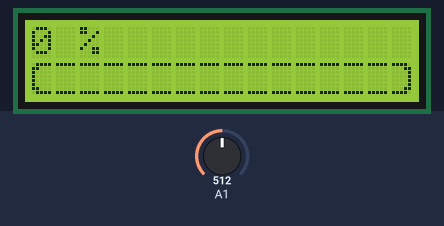
A sketch run on a simulated Arduino Uno, built with avr-gcc and run on an emulated ATmega328P. On the bench: 16×2 character LCD. The test bench sets the inputs (shaded band); at power-on: A1 = 512.

Above: at 2.3 s.
2.4 s: A1 set to 122
At 4.0 s:
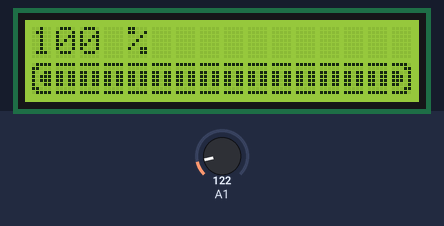
4.6 s: A1 set to 306
At 5.8 s:
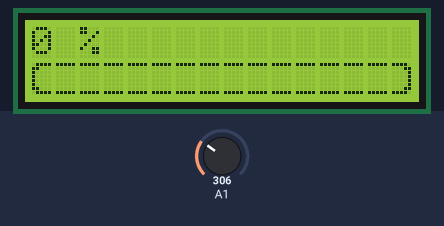
6.6 s: A1 set to 0
At 7.6 s:
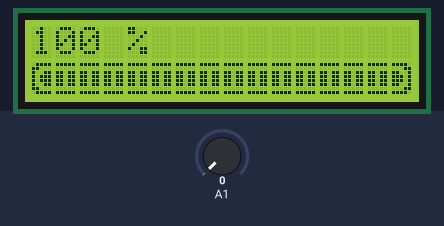
Timing chart, 0 to 9.6 s (numbered marks = the images above; inputs shaded):
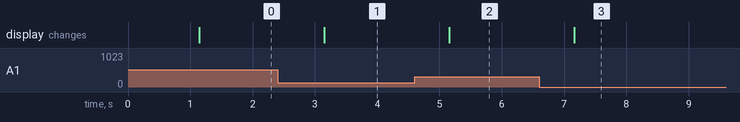

Measured:
- after the input at 2.4 s, the display: changes after 0.75 s (image 1)
- after the input at 4.6 s, the display: changes after 0.56 s (image 2)
- after the input at 6.6 s, the display: changes after 0.56 s (image 3)

The sketch:

Boitier_Lcd_barre_progression.ino
```cpp
/*
 * Code de base pour l'utilisation des capteurs capacitifs SKU:SEN0193
 * La valeur lu exprime le poucentage de remplissage de la RU*/

/* Dépendances */
#include <LiquidCrystal.h>
int percent;
const int Veau = 192; /*valeur de calibration du capteur dans l'eau */
const float b =5.485958085; /* b=ln(Vair-Veau) */
const long a = -3.610108303; /* a= -1/k avec k le coefficient spécifique au sol mesuré*/
float x;
float pf = 7.03; /* point de flétrissement en Hv%*/
float cpp = 10.87; /*capacité au champs exprimée en Hv% /*

/** Objet LiquidCrystal pour communication avec l'écran LCD */

LiquidCrystal lcd(8, 9, 4, 5, 6, 7);
const int LCD_NB_ROWS = 2;
const int LCD_NB_COLUMNS = 16;

/* Caractères personnalisés */
byte START_DIV_0_OF_1[8] = {
  B01111,
  B11000,
  B10000,
  B10000,
  B10000,
  B10000,
  B11000,
  B01111
}; // Char début 0 / 1

byte START_DIV_1_OF_1[8] = {
  B01111,
  B11000,
  B10011,
  B10111,
  B10111,
  B10011,
  B11000,
  B01111
}; // Char début 1 / 1

byte DIV_0_OF_2[8] = {
  B11111,
  B00000,
  B00000,
  B00000,
  B00000,
  B00000,
  B00000,
  B11111
}; // Char milieu 0 / 2

byte DIV_1_OF_2[8] = {
  B11111,
  B00000,
  B11000,
  B11000,
  B11000,
  B11000,
  B00000,
  B11111
}; // Char milieu 1 / 2

byte DIV_2_OF_2[8] = {
  B11111,
  B00000,
  B11011,
  B11011,
  B11011,
  B11011,
  B00000,
  B11111
}; // Char milieu 2 / 2

byte END_DIV_0_OF_1[8] = {
  B11110,
  B00011,
  B00001,
  B00001,
  B00001,
  B00001,
  B00011,
  B11110
}; // Char fin 0 / 1

byte END_DIV_1_OF_1[8] = {
  B11110,
  B00011,
  B11001,
  B11101,
  B11101,
  B11001,
  B00011,
  B11110
}; // Char fin 1 / 1


/**
 * Fonction de configuration de l'écran LCD pour la barre de progression.
 * Utilise les caractères personnalisés de 0 à 6 (7 reste disponible).
 */
void setup_progressbar() {

  /* Enregistre les caractères personnalisés dans la mémoire de l'écran LCD */
  lcd.createChar(0, START_DIV_0_OF_1);
  lcd.createChar(1, START_DIV_1_OF_1);
  lcd.createChar(2, DIV_0_OF_2);
  lcd.createChar(3, DIV_1_OF_2);
  lcd.createChar(4, DIV_2_OF_2);
  lcd.createChar(5, END_DIV_0_OF_1);
  lcd.createChar(6, END_DIV_1_OF_1);
}
void draw_progressbar(byte percent) {

  /* Affiche la nouvelle valeur sous forme numérique sur la première ligne */
  lcd.setCursor(0, 0);
  lcd.print(percent);
  lcd.print(F(" %  "));
  /*N.B. Les deux espaces en fin de ligne permettent d'effacer les chiffres du pourcentage
 précédent quand on passe d'une valeur à deux ou trois chiffres à une valeur à deux ou un chiffres.*/

  /* Déplace le curseur sur la seconde ligne */
  lcd.setCursor(0, 1);

  /* Map la plage (0 ~ 100) vers la plage (0 ~ LCD_NB_COLUMNS * 2 - 2) */
  byte nb_columns = map(percent, 0, 100, 0, LCD_NB_COLUMNS * 2 - 2);
  // Chaque caractère affiche 2 barres verticales, mais le premier et dernier caractère n'en affiche qu'une.

  /* Dessine chaque caractère de la ligne */
  for (byte i = 0; i < LCD_NB_COLUMNS; ++i) {

    if (i == 0) { // Premiére case

      /* Affiche le char de début en fonction du nombre de colonnes */
      if (nb_columns > 0) {
        lcd.write(1); // Char début 1 / 1
        nb_columns -= 1;

      } else {
        lcd.write((byte) 0); // Char début 0 / 1
      }

    } else if (i == LCD_NB_COLUMNS -1) { // Derniére case

      /* Affiche le char de fin en fonction du nombre de colonnes */
      if (nb_columns > 0) {
        lcd.write(6); // Char fin 1 / 1

      } else {
        lcd.write(5); // Char fin 0 / 1
      }

    } else { // Autres cases

      /* Affiche le char adéquat en fonction du nombre de colonnes */
      if (nb_columns >= 2) {
        lcd.write(4); // Char div 2 / 2
        nb_columns -= 2;

      } else if (nb_columns == 1) {
        lcd.write(3); // Char div 1 / 2
        nb_columns -= 1;

      } else {
        lcd.write(2); // Char div 0 / 2
      }
    }
  }
}
/*Affiche le nom de l'utilisateur*/
void setup(){
  lcd.begin(16, 2);
 lcd.print("Boitier Hubis");
 delay(1000);
 lcd.clear();
  /* Initialise l'écran LCD */
  lcd.begin(LCD_NB_COLUMNS, LCD_NB_ROWS);
  setup_progressbar();
  lcd.clear();
}


/** Fonction loop() */

void loop(){
 x= a*(log(analogRead(A1)-Veau )-b);

if (analogRead(A1)<= Veau) /*renvoi 100% si la valeur est inférieur à la valeur de calibration de l'eau*/
{
percent = 100;
}
else if (x <= pf)
 {
percent = 0;
 }
 else if (x >= cpp)
 {
 percent = 100;
 }
 else
 {
  x=(x-pf)*100/(cpp-pf); /*exprime la valeur en % de RU*/
  percent = x;

 }

  /* Affiche la valeur */
  draw_progressbar(percent);


    delay(1000);
  }
```
